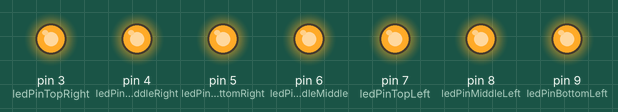
This sketch was run on a simulated Arduino Uno, built with avr-gcc and run on an emulated ATmega328P. Parts: output pins drawn as LEDs (lit = HIGH).

Above: at 0.2 s.
At 1.6 s:
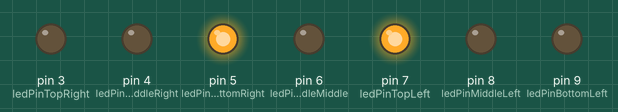
At 2.3 s:
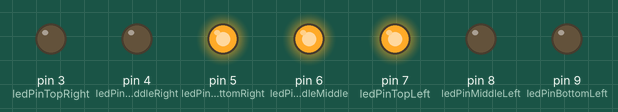
At 3.0 s:
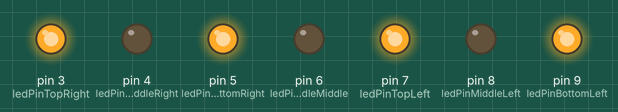
At 4.4 s:
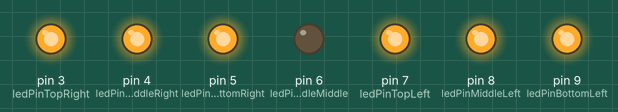
At 5.8 s:
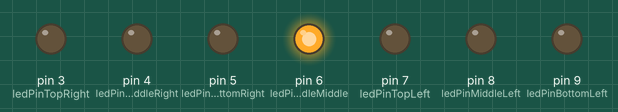
Timing chart, 0 to 6.4 s (numbered marks = the images above):
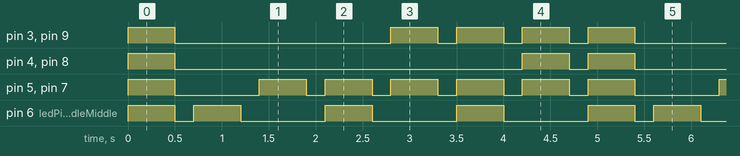

Measured:
- by itself, pin 3 (ledPinTopRight), pin 9 (ledPinBottomLeft): repeats every 4.9 s: LOW 2.3 s, 3 × (HIGH 0.50 s, LOW 0.20 s), HIGH 0.50 s
- by itself, pin 4 (ledPinMiddleRight), pin 8 (ledPinMiddleLeft): repeats every 4.9 s: LOW 3.7 s, HIGH 0.50 s, LOW 0.20 s, HIGH 0.50 s
- by itself, pin 5 (ledPinBottomRight), pin 7 (ledPinTopLeft): repeats every 4.9 s: LOW 0.90 s, 5 × (HIGH 0.50 s, LOW 0.20 s), HIGH 0.50 s
- by itself, pin 6 (ledPinMiddleMiddle): repeats every 4.9 s: LOW 0.20 s, 3 × (HIGH 0.50 s, LOW 0.90 s), HIGH 0.50 s

The sketch:

led_cycling_d6_code.ino
```cpp
// Pins der LEDs
// (für bessere Lesbarkeit)
#define ledPinTopRight 3
#define ledPinMiddleRight 4
#define ledPinBottomRight 5
#define ledPinMiddleMiddle 6
#define ledPinTopLeft 7
#define ledPinMiddleLeft 8
#define ledPinBottomLeft 9

// An/Aus Zeiten
int onTime = 500;//ms
int offTime = 200;//ms

// Array mit den Pins der LEDs
int wuerfelLeds[] =
{
  ledPinTopLeft,
  ledPinTopRight,
  ledPinMiddleLeft,
  ledPinMiddleMiddle,
  ledPinMiddleRight,
  ledPinBottomLeft,
  ledPinBottomRight
};

// Anzahl der Würfel LEDs:
// sizeof() ist Größe in Byte,
// desshalb muss man noch durch die Größe der Elemente teilen,
// um die Anzahl der Elemente zu erhalten.
int wuerfelLedsSize = sizeof(wuerfelLeds) / sizeof(wuerfelLeds[0]);

// Aktuell benutzte LED
int loopCounter = 0;


void setup()
{
  // LED-Pins als outputs deklarieren
  for(int i=0; i<wuerfelLedsSize; i++){
    pinMode(wuerfelLeds[i], OUTPUT);
  }
}

void loop()
{
  showD6Result(loopCounter);
  delay(onTime);
  ledsOff();
  delay(offTime);
  // nächste LED
  // modulo um Wertebereich auf wuerfelLedsSize zu beschränken
  loopCounter = (loopCounter + 1) % wuerfelLedsSize;
}

// Alle LEDs aus
void ledsOff(){
  for(int i=0; i<wuerfelLedsSize; i++){
	digitalWrite(wuerfelLeds[i], LOW);
  }
}

// Zeigt Zahl zwischen 1 und 6 an
void showD6Result(int result){
  int ledStates;
  switch (result) {
    case 1:
	  // lsb = topLeft, msb = bottomRight
      ledStates = 0b0001000;
      break;
    case 2:
      ledStates = 0b1000001;
      break;
	case 3:
      ledStates = 0b1001001;
      break;
	case 4:
      ledStates = 0b1100011;
      break;
	case 5:
      ledStates = 0b1101011;
      break;
	case 6:
      ledStates = 0b1110111;
      break;
    default:
	  // Bei ungültigem wert alle LEDs an
	  ledStates = 0b1111111;
      break;
  }

  for(int i=0; i<wuerfelLedsSize; i++){
	digitalWrite(wuerfelLeds[i], (ledStates >> i) & 1);
  }
}
```
